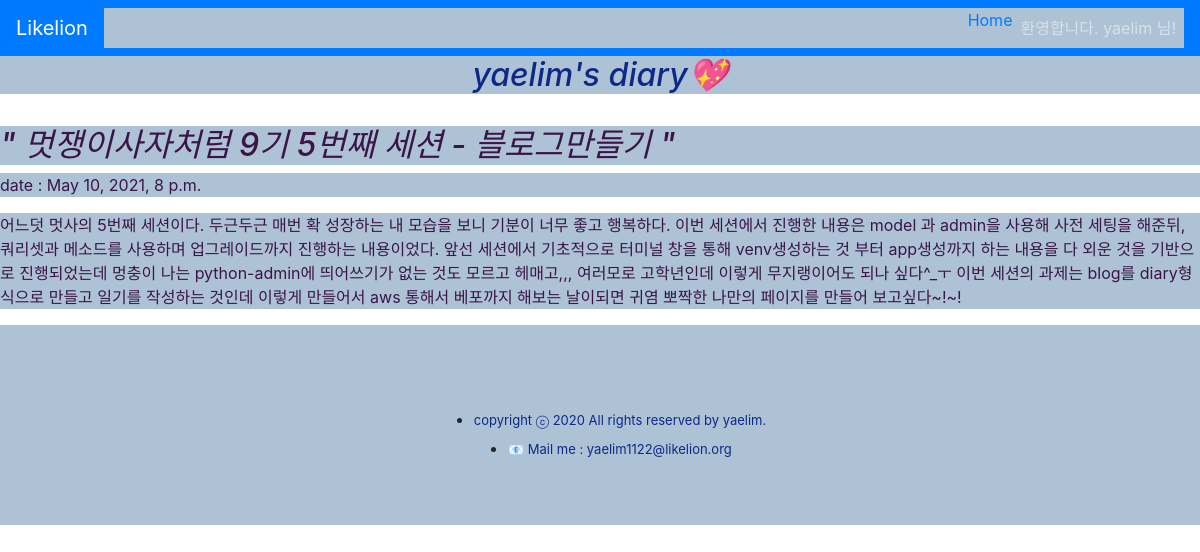
Page /diary/1 (signed in) on the committed database.
### diaryapp/models.py (models this page shows, shortened)
class Diary(models.Model) :
    title = models.CharField(max_length=200)
    pub_date = models.DateTimeField('date published')
    body = models.TextField()

### diaryapp/views.py (the view)
# urls.py: path('diary/<int:diary_id>', diaryapp.views.detail, name="detail"),
def detail(request, diary_id) :
    diary_detail = get_object_or_404(Diary, pk = diary_id)
    return render(request, 'detail.html', {'diary' : diary_detail})

### diaryapp/templates/detail.html (shortened to what this page needs)
{% extends 'base.html' %}
{% block content %}
<!DOCTYPE html>
<html>
<head>
</head>
<body>
    <h2>yaelim's diary💖</h2>
    <br>
    <h2 style="text-align: left;color: #391647;">" {{diary.title}} "</h2>
    <p>date : {{diary.pub_date}}</p>
    <p>{{diary.body}}</p>
    <footer>
        <ul>
            <li>
                <p>copyright ⓒ 2020 All rights reserved by yaelim.</p>
            </li>
            <li>
                <a href="mailto:yaelim1122@likelion.org" target="_top">📧 Mail me : yaelim1122@likelion.org</a>
            </li>
        </ul>
    </footer>
</body>
</html>
{% endblock %}

### diaryproject/templates/base.html (shortened to what this page needs)
{% load bootstrap4 %}
{% bootstrap_css %}
<nav class="navbar navbar-expand-lg navbar-dark bg-primary">
<a class="navbar-brand" href="{% url 'home' %}">Likelion</a>
<div class="collapse navbar-collapse" id="navbarNav">
<ul class="navbar-nav ml-auto">
<li class="nav-item">
<a class="nav-item navlink" href="{% url 'home' %}">Home</span></a>
</li>
{% if user.is_authenticated %}
<li class="nav-item dropdown">
<a class="nav-link dropdowntoggle" id="navbarDropdown" role="button" data-toggle="dropdown"
aria-haspopup="true" aria-expanded="false">환영합니다. {{ user.username }} 님!</a>
</li>
{% endif %}
</ul>
</div></nav>
{% block content %}
{% endblock %}

### diaryapp/templates/detail.html (style rules this page uses)
* { background-color: rgb(174, 194, 214); }
h2 { text-align: center; font-style: italic; color: #0d2985; }
footer { width: 100%; height: 200px; display: flex; flex-direction: column; justify-content: center; align-items: center; }
footer ul { display: flex; flex-direction: column; justify-content: center; align-items: center; }
footer ul li p, footer ul li a { list-style-type: none; margin-bottom: 5px; font-size: 13px; color: #0d2985; }
p { color: #391647; }

### rows in the picture
Diary: title "멋쟁이사자처럼 9기 5번째 세션 - 블로그만들기", pub_date "May 10, 2021, 8 p.m.", body "어느덧 멋사의 5번째 세션이다. 두근두근 매번 확 성장하는 내 모습을 보니 기분이 너무 좋고 행복하다. 이번 세션에서 진행한 내용은 model 과 admin을 사용해 사전 세팅을 해준뒤, 쿼리셋과 메소드를 사용하며 업그레이드까지 진행하는 내용이었다. 앞선 세션에서 기초적으로 터미널 창을 통해 venv생성하는 것 부터 app생성까지 하는 내용을 다 외운 것을 기반으로 진행되었는데 멍충이 나는 python-admin에 띄어쓰기가 없는 것도 모르고 헤매고,,, 여러모로 고학년인데 이렇게 무지랭이어도 되나 싶다^_ㅜ 이번 세션의 과제는 blog를 diary형식으로 만들고 일기를 작성하는 것인데 이렇게 만들어서 aws 통해서 베포까지 해보는 날이되면 귀염 뽀짝한 나만의 페이지를 만들어 보고싶다~!~!"

### other values in the picture
{{ user.username }} "yaelim"
